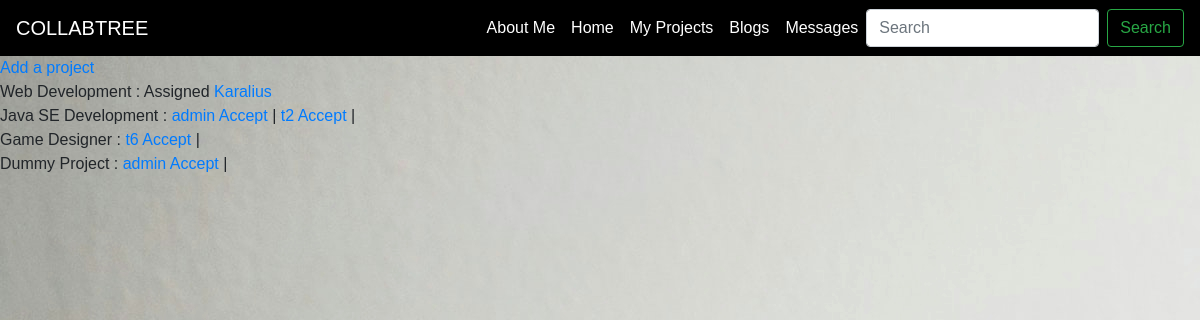
Before: /my_projects (signed in) with the older database file.
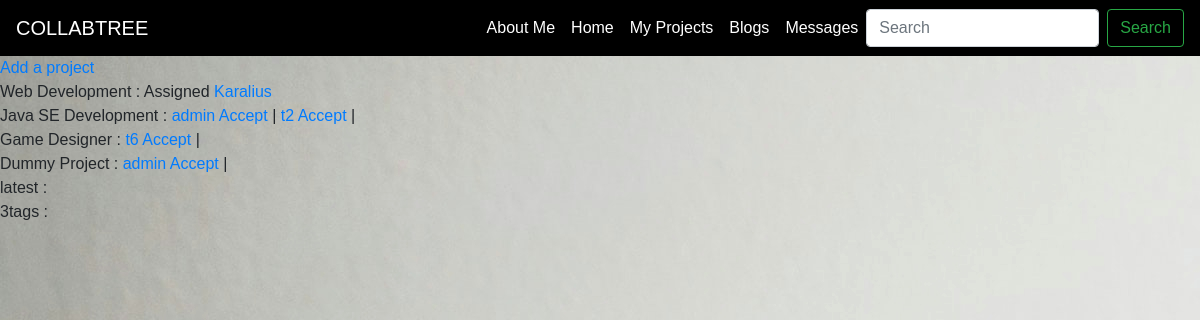
After: the same page with the newer database file.
### backend/models.py (models this page shows)
class Project(models.Model):
    title = models.CharField(max_length=200,blank=True)
    description = models.TextField(max_length=400,blank=True)
    owner = models.ForeignKey(UserAttribs, on_delete = models.CASCADE, related_name="owner")
    duration = models.IntegerField(blank=True, null=True)
    assigned_user = models.ForeignKey(UserAttribs, on_delete = models.CASCADE, related_name="assigned_user", null=True, blank=True)
    stipend = models.IntegerField(blank=True, null=True)
    applied_users = models.ManyToManyField(UserAttribs,  null=True, blank=True)
    tags_requirement = TaggableManager()
    def __str__(self):
        return self.title

class UserAttribs(models.Model):
    user = models.OneToOneField(User, on_delete = models.CASCADE)
    job_title = models.CharField(max_length=100, blank=True)
    skills = models.CharField(max_length=1000,blank=True)
    phone_number = models.CharField(max_length=12, blank=True)
    mobile_number = models.CharField(max_length=12,blank=True)
    full_name = models.CharField(max_length=30, blank=True)
    address = models.CharField(max_length=100, blank=True)
    website = models.URLField(max_length=100, blank=True)
    user_image = models.ImageField(upload_to="images" ,blank=True)
    assigned_project = models.ManyToManyField('Project', blank=True, null=True)
    def __str__(self):
        return self.user.username

### backend/views.py (the view)
# urls.py: path('my_projects',views.my_projects, name='my_projects'),
def my_projects(request):
    project_objects = Project.objects.all()
    project_list=[]
    for project in project_objects:
        if project.owner == UserAttribs.objects.get(user=request.user):
            print(project.id)
            applied_users = project.applied_users.all()
            project_list.append({'project':project,'applied_users':applied_users})
    print(project_list)
    return render(request, 'My Projects/myProjects.html' ,{'project_list': project_list})

### templates/My Projects/myProjects.html (shortened to what this page needs)
<html lang="en">
<head>
  <link rel="stylesheet" href="https://maxcdn.bootstrapcdn.com/bootstrap/4.0.0/css/bootstrap.min.css">
  <link rel="stylesheet" href="styles.css">
</head>
<body>
    <nav class="navbar navbar-expand-lg navbar-light navbar-custom" style="background-color: black;">
        <a class="navbar-brand navbar-color" style="color: white;" href="#">COLLABTREE</a>
        <div class="collapse navbar-collapse" style="background-color: black;" id="NavbarCollapsedContent">
          <ul class="navbar-nav ml-auto">
            <li class="nav-item">
              <a class="nav-link active" style="color: white;" href="{% url 'profile' %}">About Me</a>
            </li>
            <li class="nav-item">
              <a class="nav-link navbar-color" style="color: white;" href="#">Home</a>
            </li>
            <li class="nav-item">
              <a class="nav-link navbar-color" style="color: white;" href="#">My Projects</a>
            </li>
            <li class="nav-item">
              <a class="nav-link navbar-color" style="color: white;" href="{% url 'blogs' %}">Blogs</a>
            </li>
            <li class="nav-item">
              <a class="nav-link navbar-color" style="color: white;" href="#">Messages</a>
            </li>
          </ul>
          <form class="form-inline my-2 my-lg-0">
            <input
              class="form-control mr-sm-2"
              type="search"
              placeholder="Search"
              aria-label="Search"
            />
            <button class="btn btn-outline-success my-2 my-sm-0" type="submit">
              Search
            </button>
          </form>
        </div>
      </nav>
      <section>
        <a href="{% url 'project_form' %}">Add a project</a>
      </section>
      <div class="my-projects">
        {% for project in project_list %}
        <div>
          {{project.project.title}} :
          {% if not project.project.assigned_user %}
          {% for user in project.applied_users %}
            <a href="{% url 'profile' user.id %}">{{ user }}</a> <a href="{% url 'assign_user' user.id project.project.id %}">Accept</a> |
          {% endfor %}
          {% else %}
          Assigned <a href="{% url 'profile' project.project.assigned_user.id %}">{{ project.project.assigned_user }}</a>
          {% endif %}
        </div>
        {% endfor %}
      </div>
</body>
</html>

Changed rows visible on the page:
added Project: project "latest"
added Project: project "3tags"
